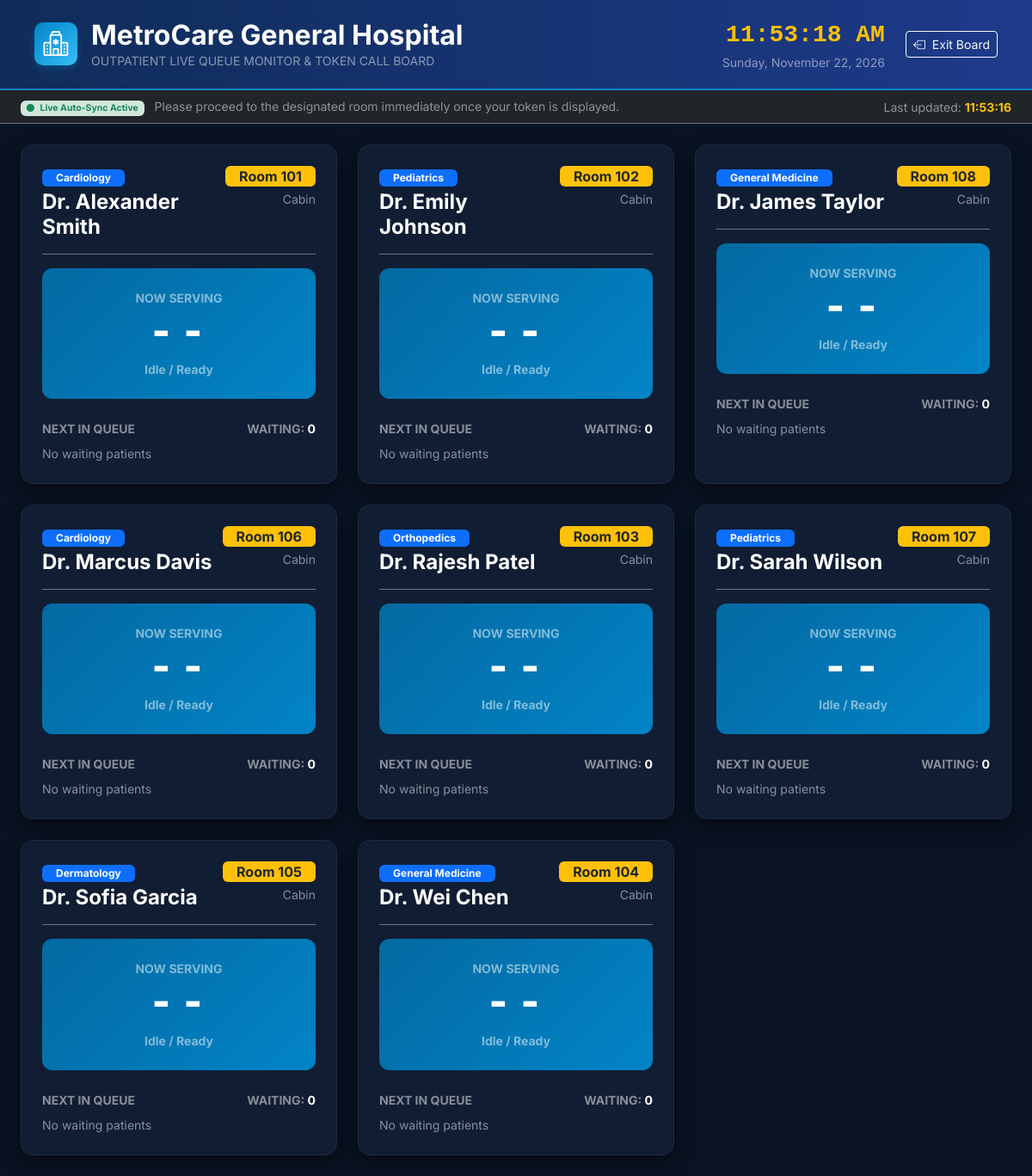
The page /queue/display/ on the database its author committed.
### doctors/models.py (models this page shows, shortened)
class Department(models.Model):
    name = models.CharField(max_length=100, unique=True)
    code = models.CharField(
        max_length=10,
        unique=True,
        help_text="Short uppercase department code for tokens, e.g., CARD, PEDI, ORTH"
    )
    description = models.TextField(blank=True)
    icon = models.CharField(max_length=50, default='bi-hospital', help_text="Bootstrap icon name, e.g. bi-heart-pulse")
    is_active = models.BooleanField(default=True)
    created_at = models.DateTimeField(auto_now_add=True)
    class Meta:
        ordering = ['name']

class DoctorProfile(models.Model):
    user = models.OneToOneField(
        settings.AUTH_USER_MODEL,
        on_delete=models.CASCADE,
        related_name='doctor_profile'
    )
    department = models.ForeignKey(
        Department,
        on_delete=models.SET_NULL,
        null=True,
        related_name='doctors'
    )
    specialization = models.CharField(max_length=150)
    qualification = models.CharField(max_length=150, help_text="e.g. MBBS, MD (Cardiology), FRCP")
    consultation_fee = models.DecimalField(max_digits=10, decimal_places=2, default=50.00)
    room_number = models.CharField(max_length=50, blank=True, help_text="Consultation room / cabin number")
    avg_consultation_time = models.PositiveIntegerField(
        default=15,
        help_text="Average consultation duration per patient in minutes"
    )
    daily_capacity = models.PositiveIntegerField(
        default=30,
        help_text="Maximum number of appointments/tokens handled per day"
    )
    is_available = models.BooleanField(default=True, help_text="Current duty/active availability status")
    available_days = models.CharField(
        max_length=100,
        default='Monday,Tuesday,Wednesday,Thursday,Friday',
        help_text="Comma-separated available days"
    )
    shift_start = models.TimeField(default='09:00:00')
    shift_end = models.TimeField(default='17:00:00')
    class Meta:
        ordering = ['user__first_name', 'user__last_name']
    @property
    def full_name(self):
        return self.user.display_name

### queue_management/views.py (the view)
# urls.py: path('display/', views.public_display_board, name='public_display_board'),
def public_display_board(request):
    board_data = get_lobby_display_board()
    return render(request, 'queue_management/display_board.html', {
        'board_data': board_data,
        'now': timezone.now(),
    })

### accounts/context_processors.py (called while the page is built, shortened)
def user_role_context(request):
    context = {
        'APP_NAME': 'MediQueue',
        'HOSPITAL_NAME': 'MetroCare General Hospital',
    }
    return context

### accounts/models.py (called while the page is built)
    @property
    def is_doctor_role(self):
        return self.role == self.Role.DOCTOR

    @property
    def display_name(self):
        if self.first_name and self.last_name:
            if self.is_doctor_role and not self.first_name.startswith('Dr'):
                return f"Dr. {self.first_name} {self.last_name}"
            return f"{self.first_name} {self.last_name}"
        return self.username

### templates/queue_management/display_board.html (shortened to what this page needs)
<!DOCTYPE html>
<html lang="en">
<head>
  <link href="https://cdn.jsdelivr.net/npm/bootstrap@5.3.3/dist/css/bootstrap.min.css" rel="stylesheet">
  <link rel="stylesheet" href="https://cdn.jsdelivr.net/npm/bootstrap-icons@1.11.3/font/bootstrap-icons.min.css">
  {% load static %}
  <link rel="stylesheet" href="{% static 'css/mediqueue.css' %}">
</head>
<body class="display-screen">
  <header class="display-header d-flex justify-content-between align-items-center">
    <div class="d-flex align-items-center gap-3">
      <div class="sidebar-brand-icon bg-primary text-white" style="width: 50px; height: 50px; font-size: 1.8rem;">
        <i class="bi bi-hospital"></i>
      </div>
      <div>
        <h2 class="fw-bold mb-0 text-white">MetroCare General Hospital</h2>
        <div class="text-white-50 small">OUTPATIENT LIVE QUEUE MONITOR & TOKEN CALL BOARD</div>
      </div>
    </div>
    <div class="d-flex align-items-center gap-4">
      <div class="text-end">
        <div class="fs-3 fw-bold text-warning font-monospace" id="liveDisplayClock">--:--:--</div>
        <div class="small text-white-50">{% now "l, F d, Y" %}</div>
      </div>
      <a href="{% url 'home' %}" class="btn btn-outline-light btn-sm">
        <i class="bi bi-box-arrow-left me-1"></i> Exit Board
      </a>
    </div>
  </header>
  <div class="bg-dark py-2 px-4 border-bottom border-secondary d-flex justify-content-between align-items-center text-white-50 small">
    <div>
      <span class="badge bg-success-subtle text-success me-2"><i class="bi bi-circle-fill small me-1"></i> Live Auto-Sync Active</span>
      <span>Please proceed to the designated room immediately once your token is displayed.</span>
    </div>
    <div>
      Last updated: <span id="lobbyLastUpdated" class="text-warning fw-bold">{% now "H:i:s" %}</span>
    </div>
  </div>
  <main class="container-fluid p-4" id="lobbyBoardContainer">
    <div class="row g-4">
      {% for doc in board_data %}
        <div class="col-md-6 col-xl-4" id="doc-display-card-{{ doc.doctor_id }}">
          <div class="display-card h-100 p-4">
            <div class="d-flex justify-content-between align-items-start mb-3 border-bottom border-secondary pb-3">
              <div>
                <span class="badge bg-primary px-3 py-1 mb-1">{{ doc.department_name }}</span>
                <h4 class="fw-bold text-white mb-0">{{ doc.doctor_name }}</h4>
              </div>
              <div class="text-end">
                <span class="badge bg-warning text-dark fs-6 px-3 py-1 fw-bold">
                  {{ doc.room_number }}
                </span>
                <div class="text-white-50 small mt-1">Cabin</div>
              </div>
            </div>
            <div class="display-serving-box {% if doc.current_is_emergency %}emergency{% endif %} mb-4">
              <div class="text-white-50 small text-uppercase fw-bold letter-spacing-1 mb-1">
                Now Serving
              </div>
              <div class="display-token-hero display-cur-token text-white">
                {{ doc.current_token }}
              </div>
              <div class="display-cur-status small fw-bold text-white-50 mt-1">
                {{ doc.current_status }}
              </div>
            </div>
            <div>
              <div class="d-flex justify-content-between align-items-center text-white-50 small fw-bold text-uppercase mb-2">
                <span>Next in Queue</span>
                <span>Waiting: <span class="display-wait-count text-white fw-bold">{{ doc.waiting_count }}</span></span>
              </div>
              <div class="display-next-list d-flex flex-wrap gap-2">
                {% for tok in doc.next_tokens %}
                  <span class="badge {% if tok.is_emergency %}bg-danger text-white{% else %}bg-secondary{% endif %} p-2 fs-6">
                    {{ tok.token_number }}
                    {% if tok.is_emergency %}<i class="bi bi-exclamation-triangle-fill ms-1"></i>{% endif %}
                  </span>
                {% empty %}
                  <span class="text-white-50 small">No waiting patients</span>
                {% endfor %}
              </div>
            </div>
          </div>
        </div>
      {% empty %}
        <div class="col-12 text-center py-5 text-white-50">
          <i class="bi bi-hospital fs-1 d-block mb-3"></i>
          <h4>No active consultation clinics open at this moment.</h4>
        </div>
      {% endfor %}
    </div>
  </main>
</body>
</html>

### static/css/mediqueue.css (style rules this page uses)
:root { --mq-primary: #0f2c59; --mq-primary-dark: #0a1e3f; --mq-primary-light: #1e3a8a; --mq-accent: #0284c7; --mq-accent-light: #38bdf8; --mq-accent-bg: #f0f9ff; --mq-bg: #f8fafc; --mq-surface: #ffffff; --mq-card-border: #e2e8f0; --mq-text-main: #0f172a; --mq-text-muted: #64748b; --mq-success: #10b981; --mq-warning: #f59e0b; --mq-danger: #ef4444; --mq-info: #06b6d4; --mq-sidebar-width: 260px; --mq-radius: 12px; --mq-shadow-sm: 0 1px 3px rgba(15, 23, 42, 0.06), 0 1px 2px rgba(15, 23, 42, 0.04); --mq-shadow-md: 0 4px 6px -1px rgba(15, 23, 42, 0.08), 0 2px 4px -2px rgba(15, 23, 42, 0.06); --mq-shadow-lg: 0 10px 15px -3px rgba(15, 23, 42, 0.08), 0 4px 6px -4px rgba(15, 23, 42, 0.04); }
body { font-family: 'Inter', -apple-system, BlinkMacSystemFont, "Segoe UI", Roboto, Helvetica, Arial, sans-serif; background-color: var(--mq-bg); color: var(--mq-text-main); min-height: 100vh; display: flex; flex-direction: column; }
.sidebar-brand-icon { width: 40px; height: 40px; border-radius: 10px; background: linear-gradient(135deg, var(--mq-accent), var(--mq-accent-light)); display: flex; align-items: center; justify-content: center; font-size: 1.35rem; color: #ffffff; box-shadow: 0 4px 8px rgba(2, 132, 199, 0.3); }
.display-screen { background-color: #091322; color: #ffffff; min-height: 100vh; }
.display-header { background: linear-gradient(90deg, #0f2c59 0%, #1e3a8a 100%); border-bottom: 2px solid #0284c7; padding: 1.25rem 2.5rem; }
.display-card { background: #111d33; border: 1px solid #1e293b; border-radius: 14px; overflow: hidden; box-shadow: 0 8px 20px rgba(0,0,0,0.4); }
.display-serving-box { background: linear-gradient(135deg, #0369a1 0%, #0284c7 100%); border-radius: 12px; padding: 1.5rem; text-align: center; }
.display-token-hero { font-size: 3.4rem; font-weight: 900; letter-spacing: 0.08em; line-height: 1; font-family: monospace; }

### rows shown on the page
Department: department_name "Cardiology" "Cardiology"
DoctorProfile: room_number "Room 101"
Department: department_name "Pediatrics" "Pediatrics"
DoctorProfile: room_number "Room 102"
Department: department_name "General Medicine" "General Medicine"
DoctorProfile: room_number "Room 108"
DoctorProfile: room_number "Room 106"
Department: department_name "Orthopedics"
DoctorProfile: room_number "Room 103"
DoctorProfile: room_number "Room 107"
Department: department_name "Dermatology"
DoctorProfile: room_number "Room 105"
DoctorProfile: room_number "Room 104"

### other values the page prints
{{ doc.doctor_name }} "Dr. Alexander Smith" "Dr. Emily Johnson" "Dr. James Taylor" "Dr. Marcus Davis" "Dr. Rajesh Patel" "Dr. Sarah Wilson" "Dr. Sofia Garcia" "Dr. Wei Chen"
{{ doc.current_token }} "--" "--" "--" "--" "--" "--" "--" "--"
{{ doc.current_status }} "Idle / Ready" "Idle / Ready" "Idle / Ready" "Idle / Ready" "Idle / Ready" "Idle / Ready" "Idle / Ready" "Idle / Ready"
{{ doc.waiting_count }} "0" "0" "0" "0" "0" "0" "0" "0"
